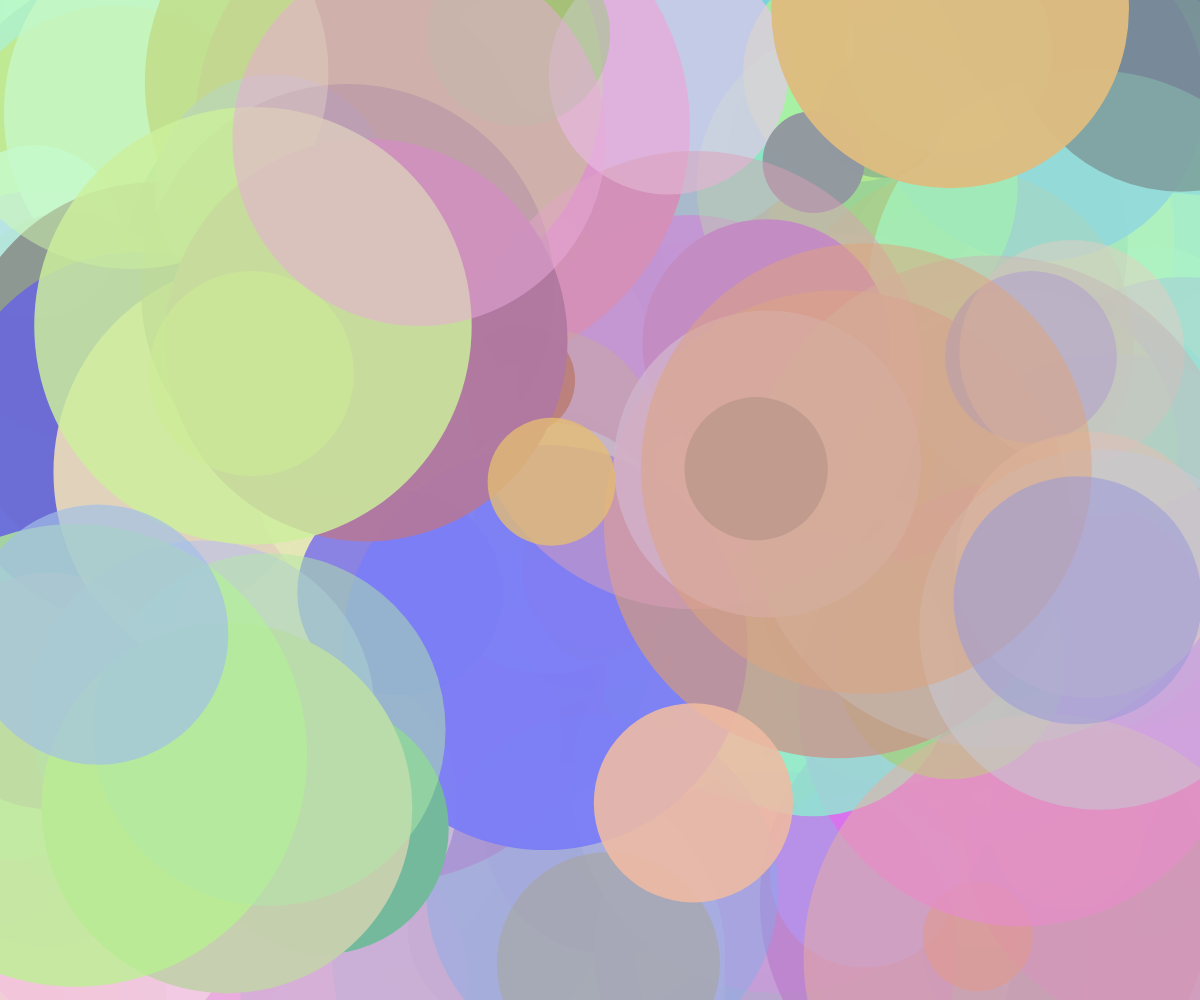
Frame 1 (no input)
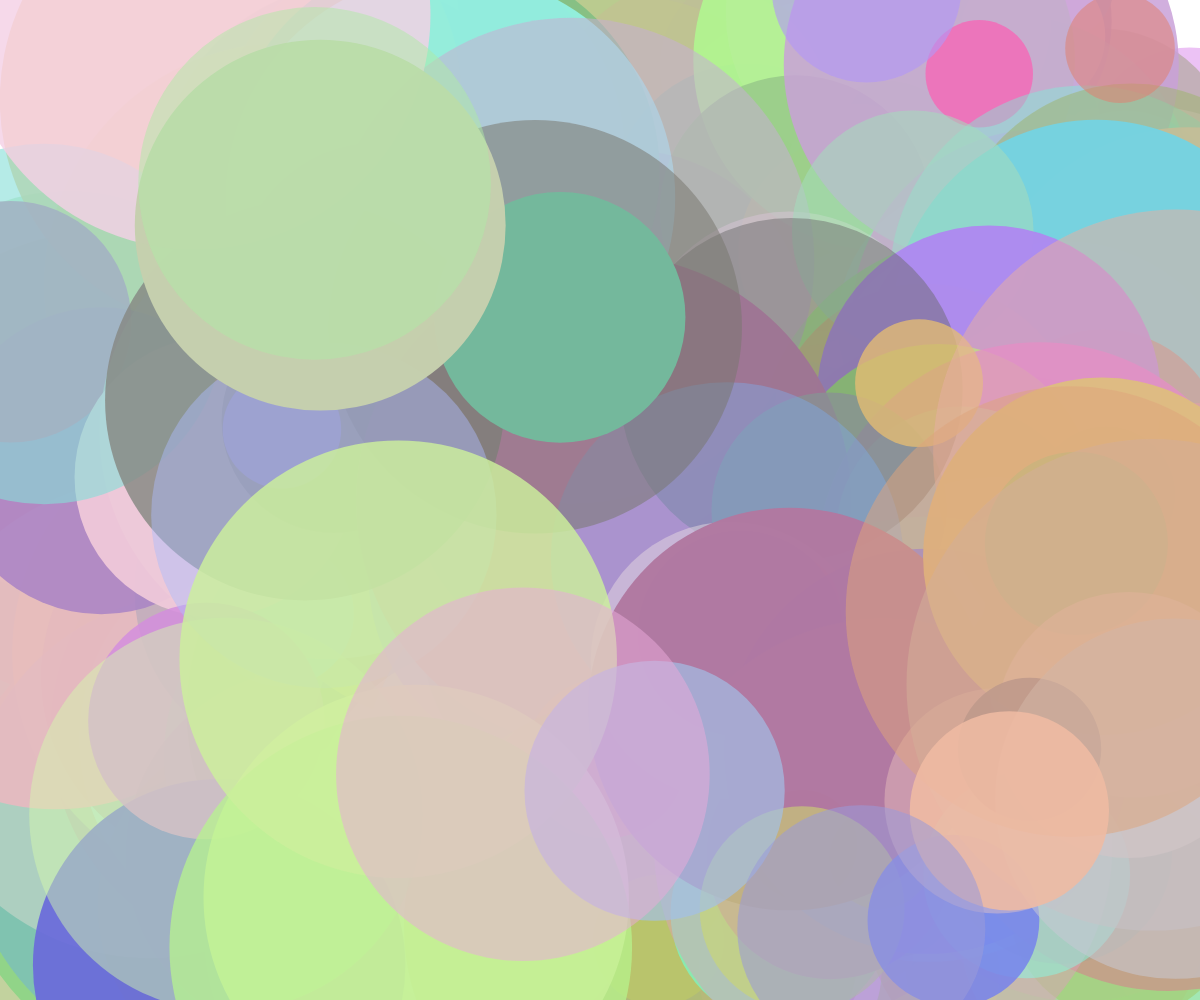
Frame 60 (no input)
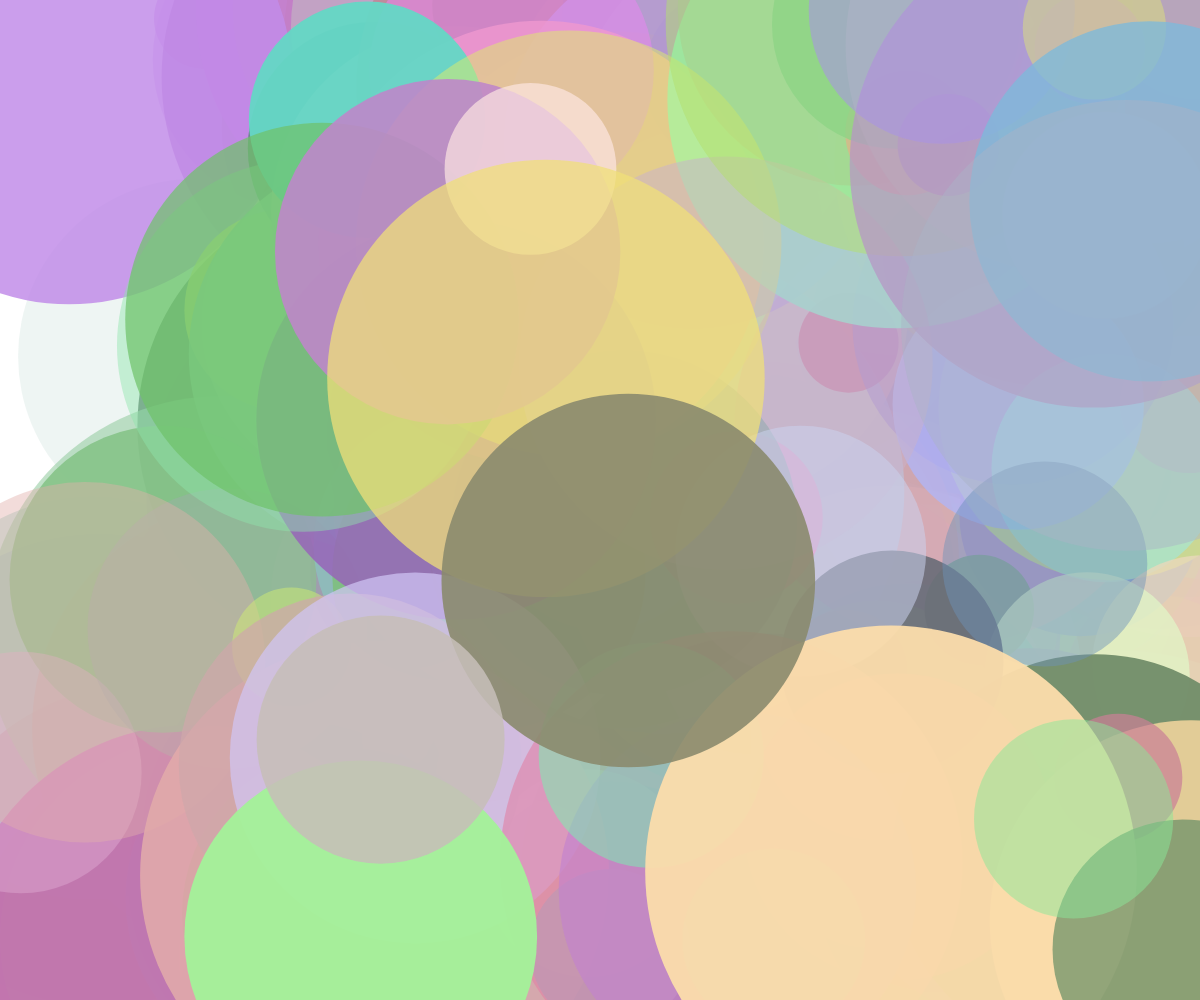
Frame 120 (the mouse pressed at the canvas centre since frame 60)

The p5.js sketch that drew these frames (run headless with seeded random() and noise() and a simulated clock; from frame 60 on, the mouse is pressed at the canvas centre):

// p5.js sketch
// ── sketch.js
// Academy of Art University
// WNM 498 Generative Art & Creative Code
//
// Ryan Berkey
// ryan@rybotron.com

var spheres = [],
    numSpheres = 500;

function setup(){
  createCanvas( windowWidth, windowHeight );

  for ( var i = 0; i < numSpheres; i++ ){
      spheres.push( new Ball("basketball") );
  }
}

function draw(){

  background(255);

  for ( var j = 0; j < spheres.length; j++ ){
    spheres[j].show();
    spheres[j].move();
  }

}


function Ball( type ){
    this.xPos = random( width );
    this.yPos = random( height );
    this.xSpeed = random( 0, 10 );
    this.ySpeed = random( 0, 20 );
    this.size = random( 100, 500 );
    this.color = color( random( 100, 255), random( 100, 255), random( 100, 255), random( 100, 255) );
    this.type = type;
}

Ball.prototype.show = function(){

  noStroke();
  fill( this.color, this.color[3] ); // fill with our color, and the color[3] alpha
  ellipse(this.xPos, this.yPos, this.size, this.size);

}

Ball.prototype.move = function(){

  this.xPos += this.xSpeed;
  this.yPos += this.ySpeed;

  if ((this.xPos > width) || (this.xPos < 0)) {
    this.xSpeed *= -1;
  }

  if ((this.yPos > height) || (this.yPos < 0)) {
    this.ySpeed *= -1;
  }

}

Ball.prototype.randomize = function(){
  this.color = color( random( 100, 255), random( 100, 255), random( 100, 255), random( 100, 255) );
}


function mousePressed(){

  for ( var j = 0; j < spheres.length; j++ ){
    spheres[j].randomize();
  }

}
